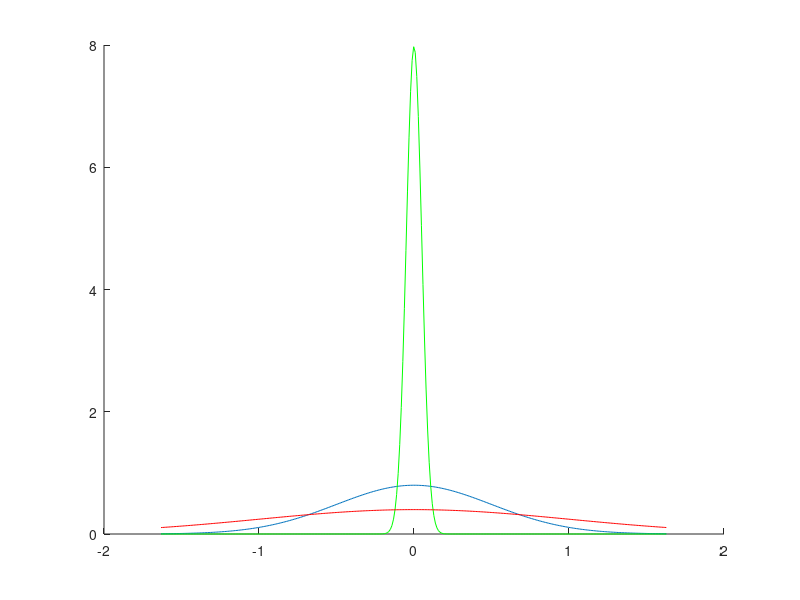
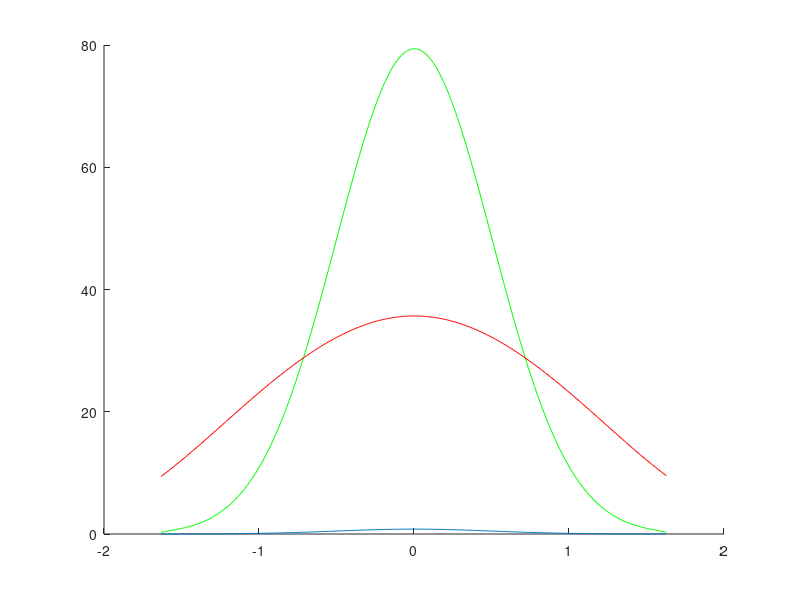
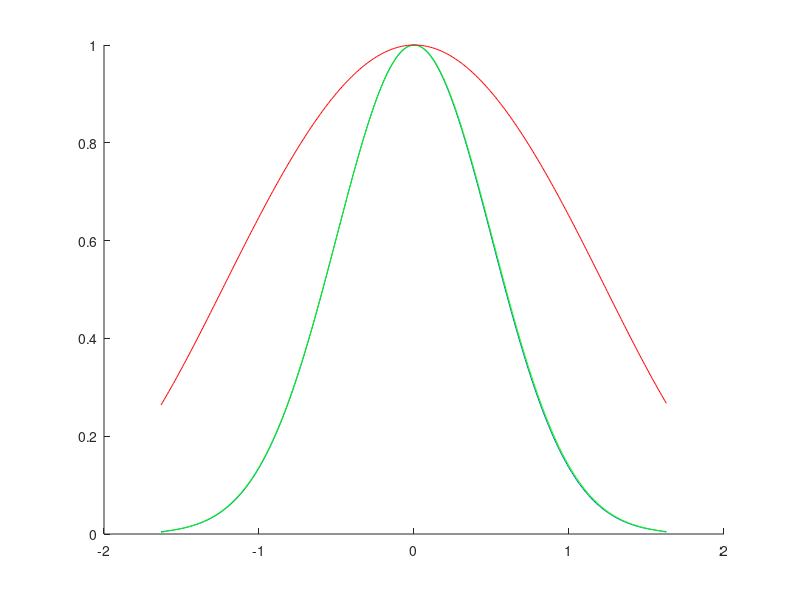

Recreate these plots in MATLAB, in order.
% rd_simQamar.m
%
% The idea is to convolve narrow and wide orientation distribution pdfs
% with narrow and wide gaussians (simulating increased neural variability)
% to see if the resulting distributions lead to the same criterion choices
% as Qamar et al get with their generative model.

%% draw from unit Gaussian
n = 1000;
rSD = .5;
z = randn(n,1)*rSD; 

%% compute pdf and gaussian filters
b = max(z);
x = -b*1.25:0.01:b*1.25;
zp = normpdf(x,0,rSD);
f1 = normpdf(x,0,rSD/10);
f2 = normpdf(x,0,rSD*2);

%% do it with fspecial
% zps = fspecial('gaussian',[n 1], rSD);
% f1s = fspecial('gaussian',[n 1], rSD/10);
% f2s = fspecial('gaussian',[n 1], rSD/5);

%% convolve pdf with filters
zpf1 = conv(zp, f1, 'same');
zpf2 = conv(zp, f2, 'same');

%% renormalize to have max 1
zpn = zp/max(zp);
zpf1n = zpf1/max(zpf1);
zpf2n = zpf2/max(zpf2);

%% plot pdf and filters
figure
hold on
plot(x,zp)
plot(x,f1,'g')
plot(x,f2,'r')

%% plot pdf and convolved pdfs
figure
hold on
plot(x,zp)
plot(x,zpf1,'g')
plot(x,zpf2,'r')

%% plot normalized pdf
figure
hold on
plot(x,zpn)
plot(x,zpf1n,'g')
plot(x,zpf2n,'r')
